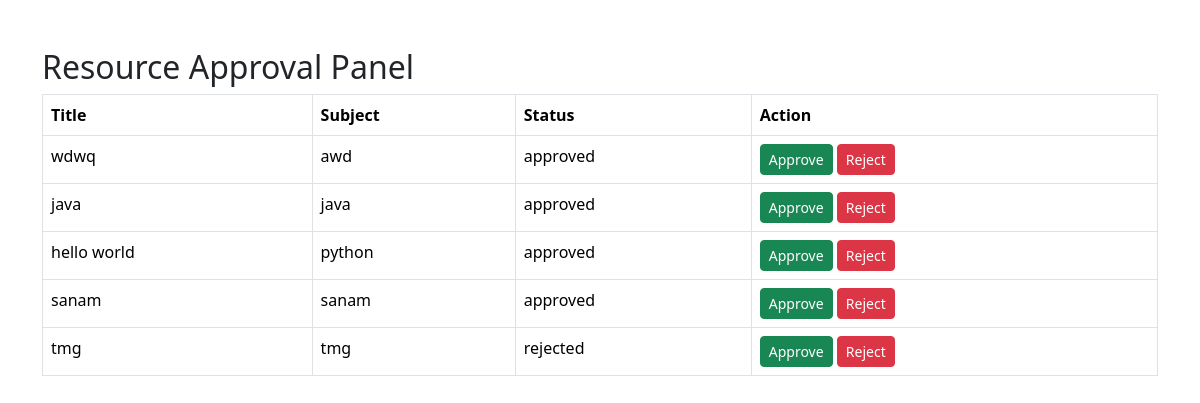
Before: /admin-resources/ with the older database file.
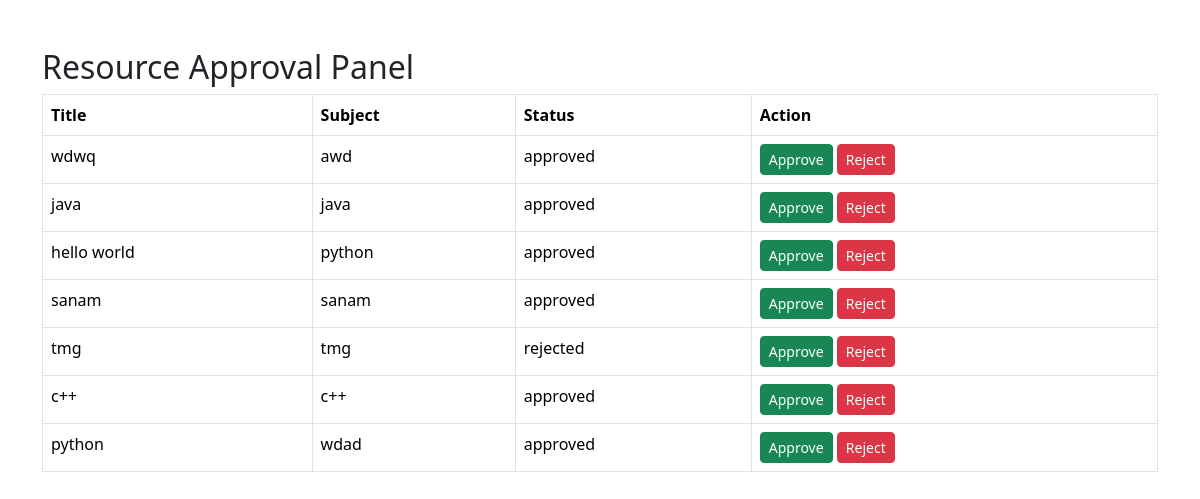
After: the same page with the newer database file.
### learning/models.py (models this page shows, shortened)
class Resource(models.Model):
    STATUS_CHOICES = [
    ('pending', 'Pending'),
    ('approved', 'Approved'),
    ('rejected', 'Rejected'),
]
    title = models.CharField(max_length=200)
    subject = models.CharField(max_length=100)
    category = models.CharField(max_length=100)
    description = models.TextField()
    resource_file = models.FileField(
    upload_to='resources/',
    default='resources/default.pdf'
)
    status = models.CharField(
        max_length=20,
        choices=STATUS_CHOICES,
        default='pending'
    )
    uploaded_by = models.CharField(max_length=100)

### learning/views.py (the view)
def admin_resources(request):
    resources = Resource.objects.all()
    return render(
        request,
        'learning/admin_resources.html',
        {
            'resources': resources
        }
    )

### learning/templates/learning/admin_resources.html (shortened to what this page needs)
<!DOCTYPE html>
<html>
<head>
    <link href="https://cdn.jsdelivr.net/npm/bootstrap@5.3.3/dist/css/bootstrap.min.css" rel="stylesheet">
</head>
<body>
<div class="container mt-5">
    <h2>Resource Approval Panel</h2>
    <table class="table table-bordered">
        <tr>
            <th>Title</th>
            <th>Subject</th>
            <th>Status</th>
<th>Action</th>
        </tr>
        {% for resource in resources %}
        <tr>
            <td>{{ resource.title }}</td>
            <td>{{ resource.subject }}</td>
            <td>{{ resource.status }}</td>
<td>
    <a href="/approve-resource/{{ resource.id }}/"
       class="btn btn-success btn-sm">
        Approve
    </a>
    <a href="/reject-resource/{{ resource.id }}/"
       class="btn btn-danger btn-sm">
        Reject
    </a>
</td>
        </tr>
        {% endfor %}
    </table>
</div>
</body>
</html>

Changed rows visible on the page:
added Resource: title "c++", subject "c++", status "approved"
added Resource: title "python", subject "wdad", status "approved"
